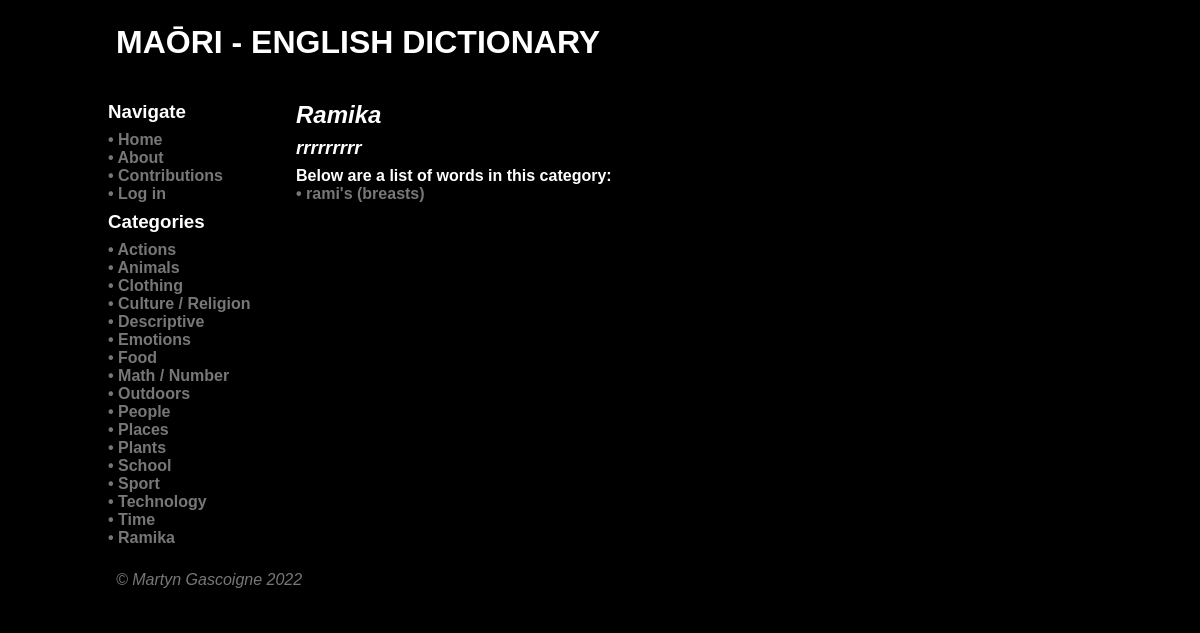
/category/23, run on the app's committed database.
### tables this page shows
CREATE TABLE category
(
    id          integer
        constraint category_pk
            primary key autoincrement,
    name        varchar(80),
    description varchar(600),
    timestamp   datetime
, user_created boolean);

CREATE TABLE "word"
(
	id integer
		constraint word_pk
			primary key autoincrement,
	name varchar(80),
	description varchar(600),
	author integer,
	timestamp datetime,
	maori varchar(128)
, image varchar, level integer);

### app.py (the view)
@app.route('/category/<cat>')
def render_category_page(cat):
    con = create_connection(DB_NAME)
    query = """SELECT id, name, description, timestamp, user_created FROM category WHERE id = ?"""
    cur = con.cursor()
    cur.execute(query, (cat,))
    category_data = cur.fetchall()
    print(category_data)
    if not category_data:
        return redirect('/?error=No+such+category')
    query = """SELECT word_id FROM word_tag WHERE category_id = ?"""
    cur = con.cursor()
    cur.execute(query, (cat,))
    found_words = cur.fetchall()
    words_data = []
    for w in found_words:
        cur = con.cursor()
        cur.execute("""SELECT id, name, maori, description, author, timestamp FROM word WHERE id = ?""", w)
        words_data.append(cur.fetchall())
    print(words_data)
    con.close()
    return render_template('category.html', word_list=words_data, passed_cat=category_data,
                           category_list=find_categories(), from_category=cat, logged_in=is_logged_in(),
                           user_account=my_account(), teacher=is_teacher())

### app.py (called while the page is built)
def create_connection(db_file):
    try:
        connection = sqlite3.connect(db_file)
        connection.execute('pragma foreign_keys=ON')
        return connection
    except Error as e:
        print(e)
    return None

def find_categories():
    con = create_connection(DB_NAME)
    query = "SELECT id, name, description FROM category"
    cur = con.cursor()
    cur.execute(query)
    found_categories = cur.fetchall()
    con.close()
    return found_categories

def my_account():
    if session.get('userid') is None:
        return False
    else:
        return session.get('userid')

def is_logged_in():
    if session.get('email') is None:
        print('Not logged in')
        return False
    else:
        print('Logged in')
        return True

def is_teacher():
    if not is_logged_in() or (session.get('teacher') is None or 0):
        print('Not teacher')
        return False
    else:
        print('Is teacher')
        return True

### templates/category.html (shortened to what this page needs)
{% extends 'base.html' %}
{% block heading %}Maōri - English Dictionary{% endblock %}
{% block main %}
<div class="category-description">
    <h2>{{ passed_cat[0][1] }}
    <h3>{{ passed_cat[0][2] }}</h3>
    {% if word_list|length > 0 %}
        <h4>Below are a list of words in this category: </h4>
    {% endif %}
</div>
{% for word in word_list %}
<div class="category-box">
    <h4><a href="/word/{{ word[0][0] }}">• {{ word[0][1] }} ({{ word[0][2] }})</a></h4>
</div>
{% endfor %}
{% endblock %}

### templates/base.html (shortened to what this page needs)
<!doctype html>
<html lang="en">
<head>
	<link href="{{ url_for('static', filename='css/style.css') }}" rel="stylesheet">
</head>
<body>
	<div id="container">
		<header>
			<h1>{% block heading %}{% endblock %}</h1>
		</header>
		<nav>
            <div class="category-box">
                <h3>Navigate</h3>
                <h4><a href="\">• Home</a></h4>
                <h4><a href="\about">• About</a></h4>
                <h4><a href="\contributions">• Contributions</a></h4>
                {% if not logged_in %}<h4><a href="\login">• Log in</a></h4>
                {% else %}
                    <h4><a href="\account\{{ user_account }}">• Account</a></h4>
                    <h4><a href="\logout">• Log out</a></h4>
                {% endif %}
                <h3>Categories
                </h3>
            </div>
            {% for category in category_list %}
            <div class="category-box">
                <h4><a href="/category/{{ category[0] }}">• {{ category[1] }}</a></h4>
            </div>
            {% endfor %}
		</nav>
		<main>
            {% block main%}{% endblock %}
        </main>
		<footer class="footer">
            <a href="https://github.com/Galvin-X/Translator" target="_blank">&copy; Martyn Gascoigne 2022</a>
		</footer>
	</div>
</body>
</html>

### static/css/style.css (style rules this page uses)
* { font-family: "Microsoft Tai Le", sans-serif; margin: 0; padding: 0; box-sizing: border-box; background-color: #000; }
#container { display: grid; grid-template-columns: 75px auto; grid-template-areas: 'nav header' 'main main' 'footer footer'; }
header { grid-area: header; background-color: #000; padding: 1rem; }
nav { grid-area: nav; }
main { grid-area: main; padding: 1rem; background-color: #edd; }
h1 { padding: 0.5rem 0; color: #fff; text-transform: uppercase; }
h2, h3 { padding: 0.5rem 0; color: #fff; }
h4 { padding: 0rem 0; }
a { color: white; text-decoration: none; }
footer { grid-area: footer; padding: 1rem; background-color: #000; }
.category-description { font-style: italic; }
.category-description h2 { padding: 0rem 0; color: #fff; }
.category-description h3 { padding: 0.5rem 0; color: #fff; }
.category-description h4 { font-style: normal; color: #fff; }
.category-box { font-style: normal; }
.category-box a { color: #777777; text-decoration: none; }
.footer { font-style: italic; color: #777777; }
.footer a { color: #777777; text-decoration: none; }
@media only screen and (min-width: 768px) { #container { grid-template-columns: 180px auto; grid-template-areas: 'header header' 'nav main' 'footer footer'; } }
@media only screen and (min-width: 768px) { nav { background: #000; padding: 0.5rem; } }
@media only screen and (min-width: 768px) { nav a { color: #777777; text-decoration: none; } }
@media only screen and (min-width: 768px) { main { background-color: #000; } }
@media only screen and (min-width: 1000px) { #container { width: 1000px; margin: auto; } }

### data on the page
category: name "Actions"
category: name "Animals"
category: name "Clothing"
category: name "Culture / Religion"
category: name "Descriptive"
category: name "Emotions"
category: name "Food"
category: name "Math / Number"
category: name "Outdoors"
category: name "People"
category: name "Places"
category: name "Plants"
category: name "School"
category: name "Sport"
category: name "Technology"
category: name "Time"
category: name "Ramika", description "rrrrrrrrr"
word: name "rami's", maori "breasts"
